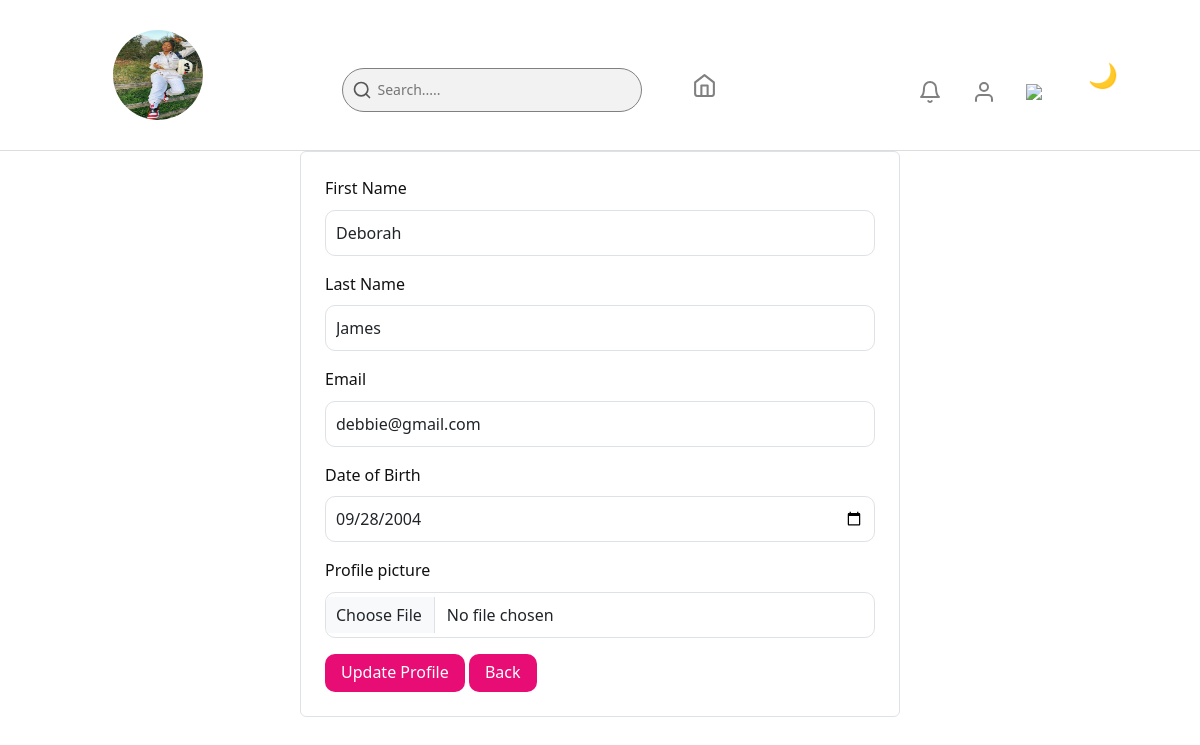
Screenshot of /profile (signed in) with the database file from the repository.
### src/models.py (models this page shows, shortened)
class User(UserMixin, db.Model):
    __tablename__ = 'users'
    id = db.Column(db.Integer, primary_key=True)
    first_name = db.Column(db.String(100), nullable=False)
    last_name = db.Column(db.String(100), nullable=False)
    email = db.Column(db.String(150), unique=True, nullable=False)
    dob = db.Column(db.String, nullable=False)
    password = db.Column(db.String(200), nullable=False)
    profile_image = db.Column(db.String(300), default='default_profile.png')
    date_created = db.Column(db.DateTime, default=datetime.utcnow)
    last_seen = db.Column(db.DateTime, default=datetime.utcnow)
    posts = db.relationship('CommunityPost', backref='user', lazy=True)
    comments = db.relationship('Comment', backref='user', lazy=True)
    likes = db.relationship('Like', backref='user', lazy=True)
    todos = db.relationship('ToDo', backref='user', lazy=True)
    ai_chats = db.relationship('AIChat', backref='user', lazy=True)
    health_logs = db.relationship('HealthTracker', backref='user', lazy=True)
    course_progress = db.relationship('UserCourse', backref='user', lazy=True)
    is_authenticated = True
    is_active = True
    is_anonymous = False

### src/routes/profile_routes.py (the view)
@profile_bp.route('/profile')
@login_required
def profile_page():
    return render_template('profile.html', user=current_user)

### src/__init__.py (called while the page is built)
@app.before_request
def update_last_seen():
    if current_user.is_authenticated:
        current_user.last_seen = datetime.utcnow()
        db.session.commit()

### src/routes/auth_routes.py (called while the page is built)
@login_manager.user_loader
def load_user(user_id):
    return User.query.get(int(user_id))

### src/templates/profile.html
{% extends "base.html" %}
{% block content %}
<link rel="stylesheet" href="{{ url_for('static', filename='dashboard.css') }}">
    <div class="col-md-6 mx-auto">
        <form action="{{ url_for('profile_bp.update_profile')}}" method="POST" class="p-4 border rounded" enctype="multipart/form-data">
            <div class="register">
                <div class="mb-3 custom-input-group">
                    <label class="form-label custom-label1">First Name</label>
                    <input type="text" name="first_name" class="form-control custom-input1" value="{{ current_user.first_name}}">
                </div>
                <div class="mb-3 custom-input-group">
                    <label class="form-label custom-label1">Last Name</label>
                    <input type="text" name="last_name" class="form-control custom-input1" value="{{ current_user.last_name}}">
                </div>
                <div class="mb-3 custom-input-group">
                    <label class="form-label custom-label1">Email</label>
                    <input type="email" name="email" class="form-control custom-input1" value="{{ current_user.email}}">
                </div>
                <div class="mb-3 custom-input-group">
                    <label class="form-label custom-label1">Date of Birth</label>
                    <input type="date" name="dob" class="form-control custom-input1" value="{{ current_user.dob}}">
                </div>
                <div class="mb-3 custom-input-group">
                    <label class="form-label custom-label1">Profile picture</label>
                    <input type="file" name="image" class="form-control custom-input1">
                </div>
                <button type="submit" style="color: white;">Update Profile</button>
                <button>
                    <a href="{{ url_for('dashboard_bp.dashboard') }}" style="color:white; text-decoration: none;">Back</a>
                </button>
            </div>
        </form>
    </div>
{% endblock %}

### src/templates/base.html (shortened to what this page needs)
<!doctype html>
<html lang="en">
<head>
  <link
    href="https://cdn.jsdelivr.net/npm/bootstrap@5.3.2/dist/css/bootstrap.min.css"
    rel="stylesheet">
  <link rel="stylesheet" href="{{ url_for('static', filename='girl_hygiene_app.css') }}">
</head>
<body>
  <header>
    {% if current_user.is_authenticated %}
    <div class="welcome-section2">
        <img src="{{ url_for('static', filename='profile_images/' + current_user.profile_image) }}" alt="Profile image" class="profile-image">
    </div>
    <div class="links2">
      <div class="search-box">
        <svg class="search-icon" viewBox="0 0 24 24" fill="none" stroke="currentColor"
          stroke-width="2" stroke-linecap="round" stroke-linejoin="round">
          <circle cx="11" cy="11" r="8"></circle>
          <line x1="21" y1="21" x2="16.65" y2="16.65"></line>
        </svg>
        <input type="text" placeholder="Search....."/>
      </div>
      <a class="nav-icon" href="{{ url_for('dashboard_bp.dashboard') }}">
        <img src="{{ url_for('static', filename='images/home.svg') }}"></icon>
      </a>
    </div>
    <div class="links1">
      <a class="nav-icon" href="{{ url_for('dashboard_bp.dashboard') }}">
        <img src="{{ url_for('static', filename='images/bell.svg') }}"></icon>
      </a>
      <a class="nav-icon" href="{{ url_for('profile_bp.profile_page') }}">
        <img src="{{ url_for('static', filename='images/user.svg') }}"></icon>
      </a>
      <a class="nav-icon" href="{{ url_for('auth_bp.logout') }}">
        <img src="{{ url_for('static', filename='images/log-out.svg') }}"></icon>
      </a>
      <button id="themeToggle" class="toggle-btn">🌙</button>
    </div>
    {% endif %}
  </header>
    {% block content %}{% endblock %}
</body>
</html>

### src/static/girl_hygiene_app.css (style rules this page uses)
:root { --bg: #ffffff; --text: #111; --card-bg: #f5f6fa; --accent: #FF089D; --border: #ddd; }
body { background-image: url('images/www.jpg'); background-size:cover ; background-repeat:no-repeat ; background-position: center; background-attachment: fixed; line-height: 1.6; color: var(--text); font-family: "Poppins", sans-serif; margin: 0; }
header { display: flex; justify-content: space-between; align-items: center; padding: 30px 50px; flex-wrap: wrap; background-color: var(--bg); border-bottom: 1px solid var(--border); color: var(--text); top:0; z-index:10; }
.links1 { display: flex; gap: 30px; }
.links1 a { font-size: 18px; margin-top: 30px; margin-left: 0px; color: var(--text); text-decoration:none; gap: 10px; }
.links2 { display: flex; gap: px; color: var(--text); margin-top: 30px; }
.links2 img { width: 25px; height: 25px; margin-top: 5px; text-decoration:none; }
.search-box { position: relative; width: 300px; margin-right: 50px; }
.search-box .search-icon { position: absolute; top: 50%; left: 10px; transform: translateY(-50%); width: 20px; height: 20px; color: #585757; pointer-events: none; }
.search-box input { background-color: rgb(0, 0, 0, 0.05); width: 100%; padding: 10px 10px 10px 35px; border: 1px solid gray; border-radius: 25px; outline: none; font-size: 14px; transition: 0.3s; }
.custom-input1 { padding: 10px; border: 1px solid share; border-radius: 10px; }
#themeToggle { float: right; margin-right: 1rem; background: none; border: none; font-size: 1.5rem; cursor: pointer; }

### src/static/dashboard.css (style rules this page uses)
:root { --bg: #ffffff; --text: #111; --card-bg: #f5f6fa; --header-bg: #ffffff; --accent: #e80c75; --border: #ddd; }
body { margin: 0; padding: 0; font-family: 'Segoe UI', Tahoma, Geneva, Verdana, sans-serif; background: var(--bg); color: var(--text); }
header { display: flex; justify-content: space-between; align-items: center; padding: 30px 50px; flex-wrap: wrap; background-color: var(--bg); border-bottom: 1px solid var(--border); color: var(--text); top:0; z-index:10; }
.welcome-section2 { text-align: center; margin-bottom: 0px; }
.welcome-section2 img { position: relative; top: 8%; left: 70%; width:90px; border-radius: 50% ; height: 90px; }
button { background: var(--accent); border: none; color: var(--text); border-radius: 10px; padding: 0.4rem 1rem; cursor: pointer; transition: 0.3s ease; }

### rows the page displays
User: profile_image (picture), first_name "Deborah", last_name "James", email "debbie@gmail.com", dob "09/28/2004"
